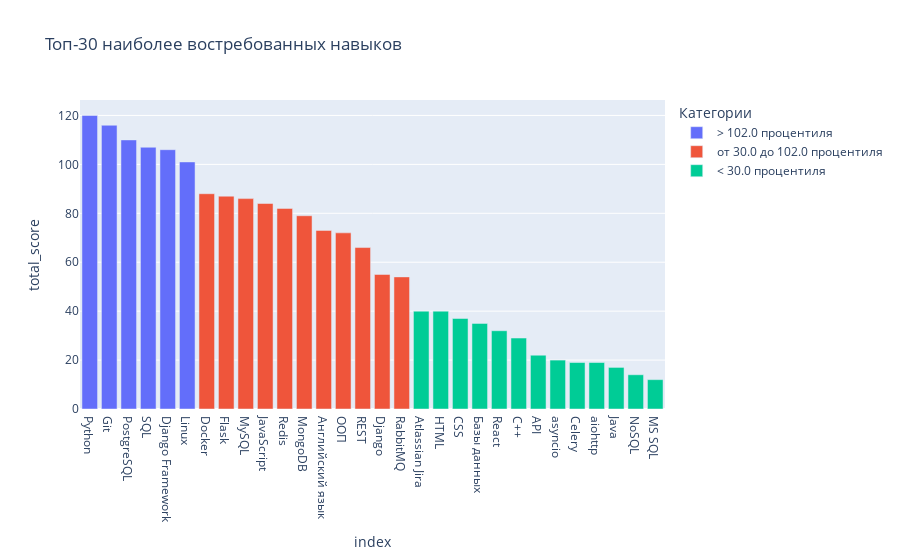

Notebook source saved alongside this figure:
### Code cell
import plotly.express as px

def get_categories(data):
    """
    Разбивает индекс переданного DataFrame на 3 категории и возвращает список из этих категорий
    """
    categories = [
        data.index[0:6],
        data.index[6:17],
        data.index[17:30]
    ]
    return categories

def get_colors_list(data, colors):
    """
    Возвращает список цветов для каждой категории индекса переданного DataFrame
    """
    colors_list = np.select(
        [data.index.isin(category) for category in get_categories(data)],
        colors
    )
    return colors_list

top_30_skills = top_skills.sort_values('total_score', ascending=False)[:30]
a = (top_30_skills['total_score'].max()/100)

# Список цветов для категорий
colors = [f'> {a*85} процентиля', f'от {a*25} до {a*85} процентиля', f'< {a*25} процентиля']

# Строим график
fig = px.bar(top_30_skills, x=top_30_skills.index, y=top_30_skills['total_score'], 
             labels={'x':'Навык', 'y':'Количество упоминаний'}, 
             title='Топ-30 наиболее востребованных навыков',
             color=get_colors_list(top_30_skills, colors))
             
# Изменяем название легенды
fig.update_layout(legend_title_text='Категории')


fig.show()

### Figure 1 — Plotly figure (JSON) as saved in the notebook; plotly's stock layout.template omitted (floating-point values rounded to 4 significant figures)
{"data": [{"alignmentgroup": "True", "hovertemplate": "color=> 102.0 процентиля<br>index=%{x}<br>total_score=%{y}<extra></extra>", "legendgroup": "> 102.0 процентиля", "marker": {"color": "#636efa", "pattern": {"shape": ""}}, "name": "> 102.0 процентиля", "offsetgroup": "> 102.0 процентиля", "orientation": "v", "showlegend": true, "textposition": "auto", "type": "bar", "x": ["Python", "Git", "PostgreSQL", "SQL", "Django Framework", "Linux"], "xaxis": "x", "y": [120, 116, 110, 107, 106, 101], "yaxis": "y"}, {"alignmentgroup": "True", "hovertemplate": "color=от 30.0 до 102.0 процентиля<br>index=%{x}<br>total_score=%{y}<extra></extra>", "legendgroup": "от 30.0 до 102.0 процентиля", "marker": {"color": "#EF553B", "pattern": {"shape": ""}}, "name": "от 30.0 до 102.0 процентиля", "offsetgroup": "от 30.0 до 102.0 процентиля", "orientation": "v", "showlegend": true, "textposition": "auto", "type": "bar", "x": ["Docker", "Flask", "MySQL", "JavaScript", "Redis", "MongoDB", "Английский язык", "ООП", "REST", "Django", "RabbitMQ"], "xaxis": "x", "y": [88, 87, 86, 84, 82, 79, 73, 72, 66, 55, 54], "yaxis": "y"}, {"alignmentgroup": "True", "hovertemplate": "color=< 30.0 процентиля<br>index=%{x}<br>total_score=%{y}<extra></extra>", "legendgroup": "< 30.0 процентиля", "marker": {"color": "#00cc96", "pattern": {"shape": ""}}, "name": "< 30.0 процентиля", "offsetgroup": "< 30.0 процентиля", "orientation": "v", "showlegend": true, "textposition": "auto", "type": "bar", "x": ["Atlassian Jira", "HTML", "CSS", "Базы данных", "React", "C++", "API", "asyncio", "Celery", "aiohttp", "Java", "NoSQL", "MS SQL"], "xaxis": "x", "y": [40, 40, 37, 35, 32, 29, 22, 20, 19, 19, 17, 14, 12], "yaxis": "y"}], "layout": {"barmode": "relative", "legend": {"title": {"text": "Категории"}, "tracegroupgap": 0}, "title": {"text": "Топ-30 наиболее востребованных навыков"}, "xaxis": {"anchor": "y", "domain": [0, 1], "title": {"text": "index"}}, "yaxis": {"anchor": "x", "domain": [0, 1], "title": {"text": "total_score"}}}}
